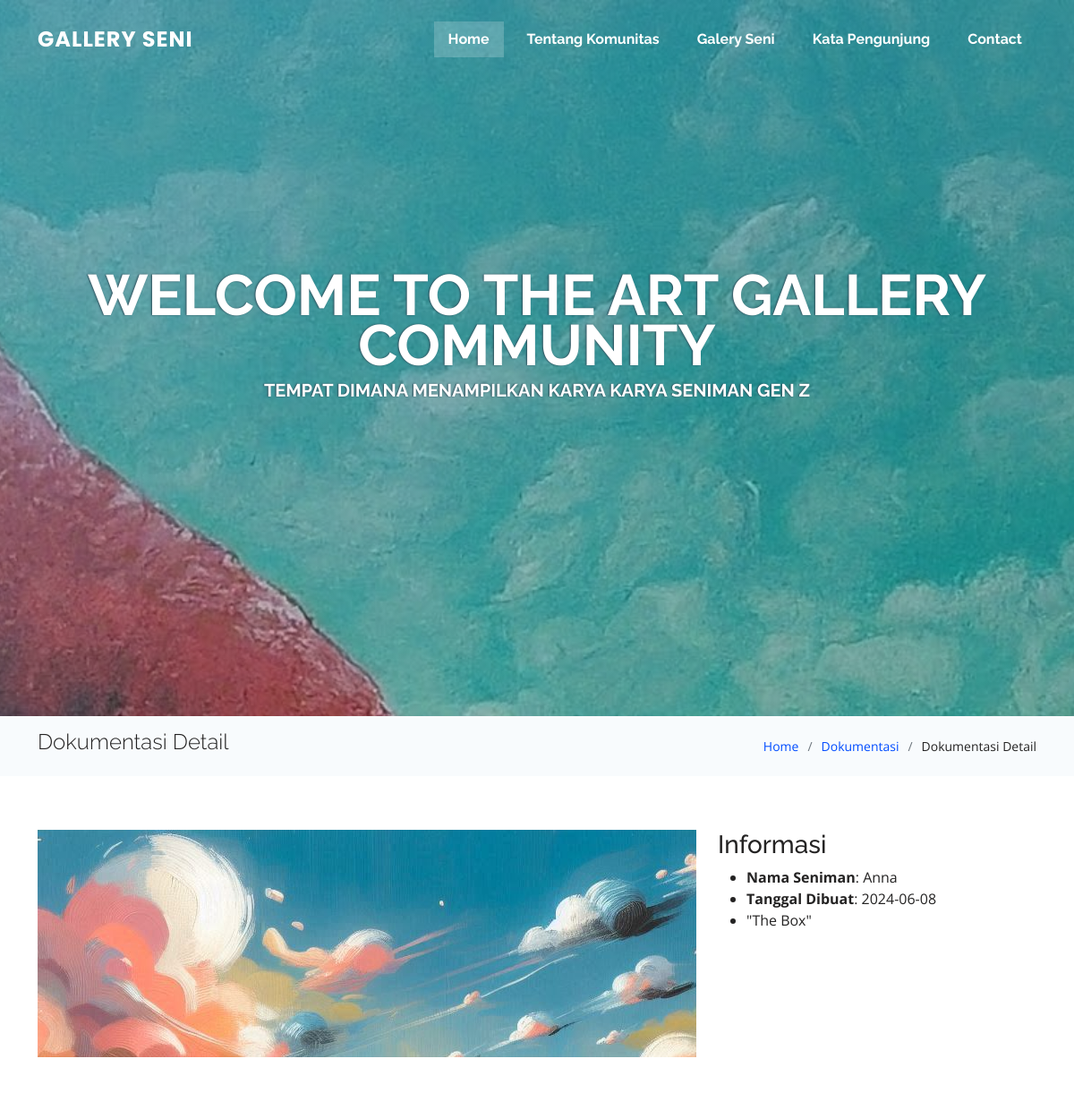
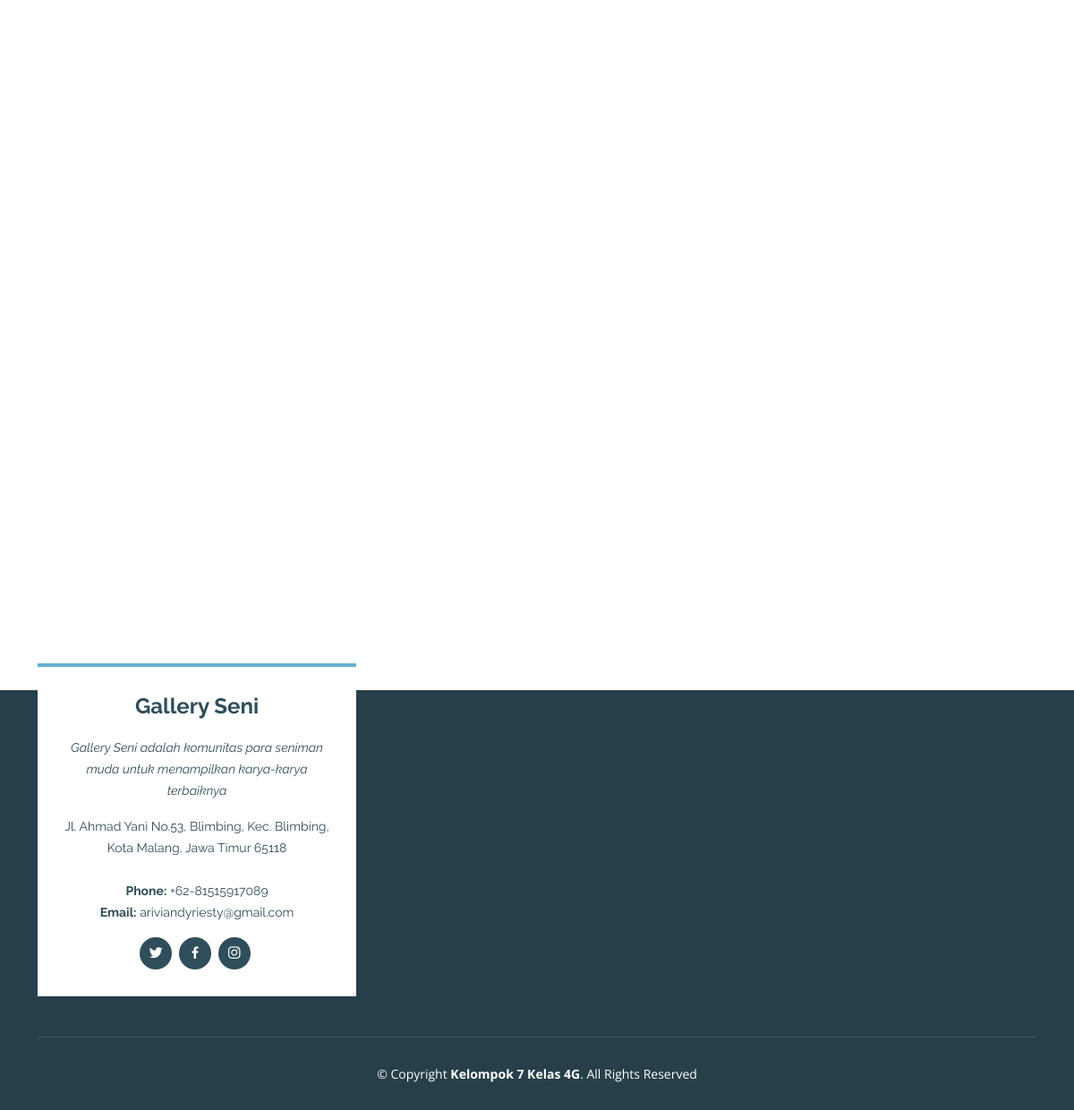
Screenshot of /landingpage/dokumentasi/11 with the database file from the repository (2 pictures, top to bottom).
### tables this page shows
CREATE TABLE `tb_settings` (
  `id` int(11) NOT NULL,
  `judul_halaman` varchar(255) DEFAULT NULL,
  `text_sambutan` varchar(255) DEFAULT NULL,
  `desc_sambutan` text DEFAULT NULL,
  `sampul_website` varchar(255) DEFAULT NULL,
  `desc_web` varchar(255) DEFAULT NULL,
  `alamat` text DEFAULT NULL,
  `phone` char(20) DEFAULT NULL,
  `email` varchar(100) DEFAULT NULL,
  `twitter` varchar(255) DEFAULT NULL,
  `facebook` varchar(255) DEFAULT NULL,
  `instagram` varchar(255) DEFAULT NULL
);

CREATE TABLE `tb_dokumentasi` (
  `id_dokumentasi` int(11) NOT NULL,
  `thumbnail` varchar(255) NOT NULL,
  `nama_seniman` varchar(255) NOT NULL,
  `tanggal` date NOT NULL,
  `deskripsi` varchar(255) NOT NULL,
  `views` int(11) NOT NULL
);

### application/views/page/layout.php (called while the page is built)
<?php
require_once 'templates/head.php';
require_once 'templates/content.php';
require_once 'templates/footer.php';
?>

### application/controllers/Landingpage.php (called while the page is built, shortened)
<?php
class Landingpage extends CI_Controller
{
    public function dokumentasi($id)
    {
        $settings = $this->db->get('tb_settings')->row_array();
        $dokumentasi = $this->db->get_where('tb_dokumentasi', ['id_dokumentasi' => $id])->row_array();
        $data = array(
            'title' => 'Gallery Seni',
            'isi' => 'page/dokumentasi/detail',
            'settings' => $settings,
            'dokumentasi' => $dokumentasi,
        );
        $this->load->view('page/layout', $data, FALSE);
    }
}

### index.php (called while the page is built, shortened)
<?php
require_once BASEPATH.'core/CodeIgniter.php';

### application/views/page/templates/content.php (called while the page is built)
<?php
if($isi){
    $this->load->view($isi);
}

### application/views/page/dokumentasi/detail.php (the view, shortened to what this page needs)
<main id="main">
    <section class="breadcrumbs">
        <div class="container">
            <div class="d-flex justify-content-between align-items-center">
                <h2>Dokumentasi Detail</h2>
                <ol>
                    <li><a href="<?= base_url('') ?>">Home</a></li>
                    <li><a href="<?= base_url('landingpage/alldokumentasi/') ?>">Dokumentasi</a></li>
                    <li>Dokumentasi Detail</li>
                </ol>
            </div>
        </div>
    </section>
    <section id="portfolio" class="portfolio">
        <div class="container">
            <div class="row gy-4">
                <div class="col-lg-8">
                    <div class="portfolio-details-slider swiper">
                        <div class="swiper-wrapper align-items-center">
                            <div class="swiper-slide">
                                <img src="<?= base_url('vendor/dokumentasi/') . $dokumentasi['thumbnail']; ?>" alt="">
                            </div>
                        </div>
                    </div>
                </div>
                <div class="col-lg-4">
                    <div class="portfolio-info">
                        <h3>Informasi</h3>
                        <ul>
                            <li><strong>Nama Seniman</strong>: <?= $dokumentasi['nama_seniman'] ?></li>
                            <li><strong>Tanggal Dibuat</strong>: <?= $dokumentasi['tanggal']; ?></li>
                            <li>
                                <p>
                                    "<?php echo $dokumentasi['deskripsi'] ?>"
                                </p>
                            </li>
                        </ul>
                    </div>
                </div>
            </div>
        </div>
    </section>
</main>

### application/views/page/templates/head.php (shortened to what this page needs)
<!DOCTYPE html>
<html lang="en">
<head>
    <link href="<?= base_url('vendor/landingpage/') ?>assets/vendor/aos/aos.css" rel="stylesheet">
    <link href="<?= base_url('vendor/landingpage/') ?>assets/vendor/bootstrap/css/bootstrap.min.css" rel="stylesheet">
    <link href="<?= base_url('vendor/landingpage/') ?>assets/vendor/bootstrap-icons/bootstrap-icons.css" rel="stylesheet">
    <link href="<?= base_url('vendor/landingpage/') ?>assets/vendor/boxicons/css/boxicons.min.css" rel="stylesheet">
    <link href="<?= base_url('vendor/landingpage/') ?>assets/vendor/glightbox/css/glightbox.min.css" rel="stylesheet">
    <link href="<?= base_url('vendor/landingpage/') ?>assets/vendor/swiper/swiper-bundle.min.css" rel="stylesheet">
    <link href="<?= base_url('vendor/landingpage/') ?>assets/css/style.css" rel="stylesheet">
</head>
<body>
    <header id="header" class="fixed-top header-transparent">
        <div class="container d-flex align-items-center justify-content-between">
            <div class="logo">
                <h1 class="text-light"><a href="<?= base_url(''); ?>"><span><?= $settings['judul_halaman'] ?></span></a></h1>
            </div>
            <nav id="navbar" class="navbar">
                <ul>
                    <li><a class="nav-link scrollto active" href="#hero">Home</a></li>
                    <li><a class="nav-link scrollto" href="#tentang">Tentang Komunitas</a></li>
                    <li><a class="nav-link scrollto" href="#dokumentasi">Galery Seni</a></li>
                    <li><a class="nav-link scrollto" href="#katapengunjung">Kata Pengunjung</a></li>
                    <li><a class="nav-link scrollto" href="#contact">Contact</a></li>
                </ul>
            </nav>
        </div>
    </header>
    <section id="hero">
        <div class="hero-container" data-aos="fade-up">
            <h1><?= $settings['text_sambutan']; ?></h1>
            <h2><?= $settings['desc_sambutan'] ?></h2>
        </div>
    </section>

### application/views/page/templates/footer.php (shortened to what this page needs)
<footer id="footer">
    <div class="footer-top">
        <div class="container">
            <div class="row">
                <div class="col-lg-4 col-md-6">
                    <div class="footer-info">
                        <h3><?= $settings['judul_halaman'] ?></h3>
                        <p class="pb-3"><em><?= $settings['desc_web'] ?></em></p>
                        <p>
                            <?= $settings['alamat'] ?><br><br>
                            <strong>Phone:</strong> <?= $settings['phone'] ?><br>
                            <strong>Email:</strong> <?= $settings['email'] ?><br>
                        </p>
                        <div class="social-links mt-3">
                            <a href="<?= $settings['twitter'] ?>" class="twitter"><i class="bx bxl-twitter"></i></a>
                            <a href="<?= $settings['facebook'] ?>" class="facebook"><i class="bx bxl-facebook"></i></a>
                            <a href="<?= $settings['instagram'] ?>" class="instagram"><i class="bx bxl-instagram"></i></a>
                        </div>
                    </div>
                </div>
            </div>
        </div>
    </div>
    <div class="container">
        <div class="copyright">
            &copy; Copyright <strong><span>Kelompok 7 Kelas 4G</span></strong>. All Rights Reserved
        </div>
    </div>
</footer>
</body>
</html>

### rows the page displays
tb_settings: judul_halaman "GALLERY SENI", text_sambutan "WELCOME TO THE ART GALLERY COMMUNITY", desc_sambutan "TEMPAT DIMANA MENAMPILKAN KARYA KARYA SENIMAN GEN Z", judul_halaman "Gallery Seni", desc_web "Gallery Seni adalah komunitas para seniman muda untuk menampilkan karya-karya terbaiknya", alamat "Jl. Ahmad Yani No.53, Blimbing, Kec. Blimbing, Kota Malang, Jawa Timur 65118", phone "+62-81515917089", email "ariviandyriesty@gmail.com"
tb_dokumentasi: thumbnail (picture), nama_seniman "Anna", tanggal "2024-06-08", deskripsi "The Box"
